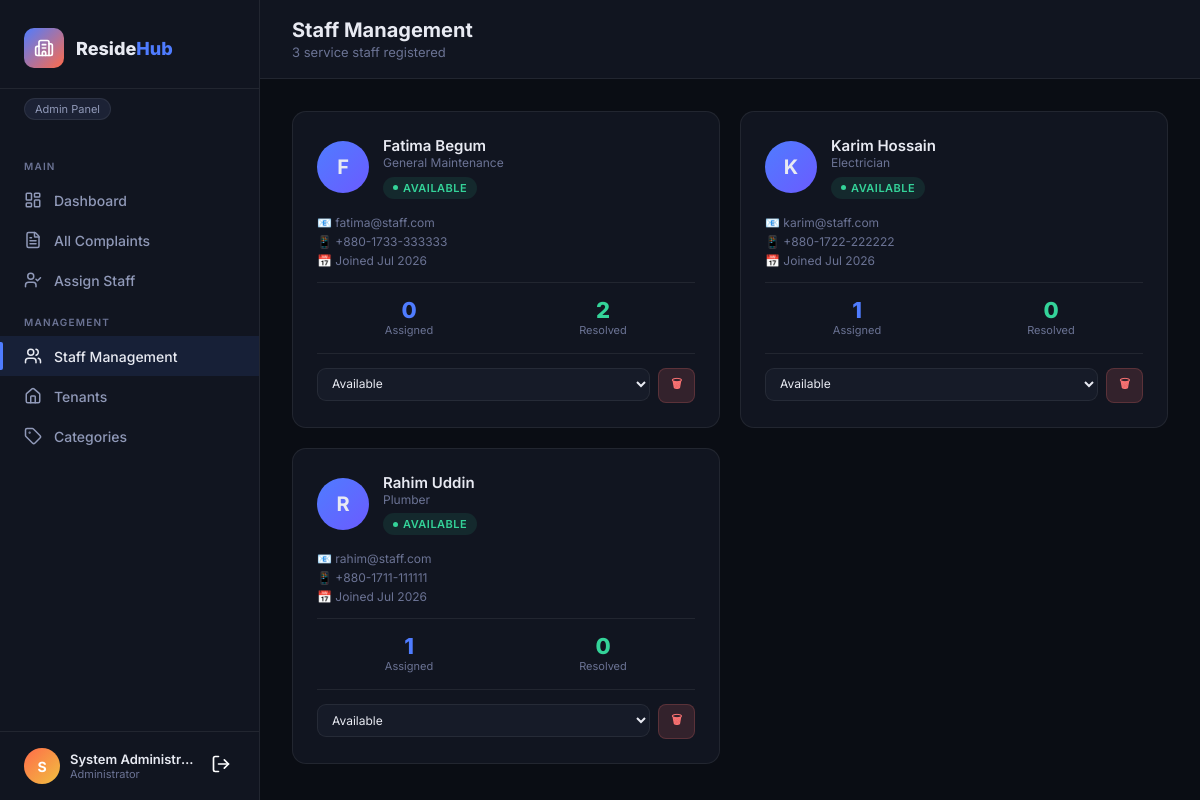
The page /admin/staff.php (signed in) on the database its author committed.
### tables this page shows
CREATE TABLE service_staff_profiles (
    staff_id INT AUTO_INCREMENT PRIMARY KEY,
    user_id INT NOT NULL UNIQUE,
    available_status ENUM('available','busy','off_duty') DEFAULT 'available',
    staff_type VARCHAR(50),
    FOREIGN KEY (user_id) REFERENCES users(user_id) ON DELETE CASCADE
);

CREATE TABLE users (
    user_id INT AUTO_INCREMENT PRIMARY KEY,
    full_name VARCHAR(100) NOT NULL,
    email VARCHAR(100) NOT NULL UNIQUE,
    password VARCHAR(255) NOT NULL,
    phone VARCHAR(20),
    role ENUM('admin','staff','resident') NOT NULL DEFAULT 'resident',
    created_at TIMESTAMP DEFAULT CURRENT_TIMESTAMP
);

### includes/config.php (called while the page is built, shortened)
<?php
function currentUser(): ?array
{
    return [
        'id' => $_SESSION['user_id'],
        'user_id' => $_SESSION['user_id'],
        'full_name' => $_SESSION['full_name'] ?? '',
        'name' => $_SESSION['full_name'] ?? '',
        'email' => $_SESSION['email'] ?? '',
        'role' => $_SESSION['role'] ?? '',
        'profile_id' => $_SESSION['profile_id'] ?? null,
    ];
}

### admin/staff.php (the view, shortened to what this page needs)
<?php
require_once '../includes/config.php';
$user = currentUser();
$db = getDB();
$staff = $db->query("
  SELECT ssp.*, u.full_name, u.email, u.phone, u.created_at AS joined_at,
    (SELECT COUNT(*) FROM complaints c WHERE c.assigned_staff_id=ssp.staff_id) AS total_assigned,
    (SELECT COUNT(*) FROM resolution_details rd WHERE rd.staff_id=ssp.staff_id) AS total_resolved
  FROM service_staff_profiles ssp
  JOIN users u ON ssp.user_id=u.user_id
  ORDER BY u.full_name
")->fetchAll();
?>
<!DOCTYPE html>
<html lang="en">
<head>
<link rel="stylesheet" href="../assets/css/dashboard.css?v=<?= time() ?>">
</head>
<body>
<aside class="sidebar">
  <div class="sidebar-brand">
    <div class="sidebar-icon">
      <i data-lucide="building-2" width="20" height="20" style="color:#fff;"></i>
    </div>
    <div class="sidebar-name">Reside<span>Hub</span></div>
  </div>
  <div style="padding:0 24px 12px;margin-top:8px;"><span class="tag">Admin Panel</span></div>
  <nav class="sidebar-nav">
    <div class="nav-section">Main</div>
    <a class="nav-item" href="dashboard.php"><i data-lucide="layout-dashboard" width="18" height="18"></i> Dashboard</a>
    <a class="nav-item" href="complaints.php"><i data-lucide="file-text" width="18" height="18"></i> All Complaints</a>
    <a class="nav-item" href="assign.php"><i data-lucide="user-check" width="18" height="18"></i> Assign Staff</a>
    <div class="nav-section">Management</div>
    <a class="nav-item active" href="staff.php"><i data-lucide="users" width="18" height="18"></i> Staff Management</a>
    <a class="nav-item" href="tenants.php"><i data-lucide="home" width="18" height="18"></i> Tenants</a>
    <a class="nav-item" href="categories.php"><i data-lucide="tag" width="18" height="18"></i> Categories</a>
  </nav>
  <div class="sidebar-footer">
    <div class="user-card">
      <div class="user-avatar"><?= strtoupper(substr($user['full_name'],0,1)) ?></div>
      <div class="user-info"><div class="user-name"><?= htmlspecialchars($user['full_name']) ?></div><div class="user-email">Administrator</div></div>
      <button class="logout-btn" onclick="logout()" title="Log out"><i data-lucide="log-out" width="20" height="20"></i></button>
    </div>
  </div>
</aside>
<div class="main-content">
  <div class="topbar">
    <div><div class="page-title">Staff Management</div><div class="page-sub"><?= count($staff) ?> service staff registered</div></div>
  </div>
  <div class="content-area">
    <?php if (empty($staff)): ?>
    <div class="empty-state"><div class="empty-icon">👷</div><div class="empty-title">No staff registered</div><div class="empty-sub">Staff can register via the main login page.</div></div>
    <?php else: ?>
    <div class="staff-grid">
      <?php foreach ($staff as $s): ?>
      <div class="staff-card-big">
        <div class="scard-top">
          <div class="scard-avatar"><?= strtoupper(substr($s['full_name'],0,1)) ?></div>
          <div>
            <div class="fw-600" style="font-size:15px;"><?= htmlspecialchars($s['full_name']) ?></div>
            <div class="text-muted text-sm"><?= htmlspecialchars($s['staff_type']) ?></div>
            <div style="margin-top:4px;"><span class="badge badge-<?= $s['available_status'] ?>"><?= str_replace('_',' ',$s['available_status']) ?></span></div>
          </div>
        </div>
        <div class="text-sm text-muted" style="margin-bottom:4px;">📧 <?= htmlspecialchars($s['email']) ?></div>
        <?php if($s['phone']): ?>
        <div class="text-sm text-muted" style="margin-bottom:4px;">📱 <?= htmlspecialchars($s['phone']) ?></div>
        <?php endif; ?>
        <div class="text-sm text-muted">📅 Joined <?= date('M Y', strtotime($s['joined_at'])) ?></div>
        <div class="scard-nums">
          <div class="scard-num"><div class="scard-num-val"><?= $s['total_assigned'] ?></div><div class="scard-num-label">Assigned</div></div>
          <div class="scard-num"><div class="scard-num-val" style="color:var(--success)"><?= $s['total_resolved'] ?></div><div class="scard-num-label">Resolved</div></div>
        </div>
        <div style="display:flex;gap:8px;margin-top:16px;border-top:1px solid var(--border);padding-top:14px;">
          <form method="POST" style="flex:1;">
            <select name="status" class="form-control" style="font-size:12px;padding:7px 10px;" onchange="this.form.submit()">
              <option value="available" <?= $s['available_status']==='available'?'selected':'' ?>>Available</option>
            </select>
          </form>
          <form method="POST" onsubmit="return confirm('Remove this staff member?')">
            <button type="submit" class="btn btn-danger btn-sm">🗑</button>
          </form>
        </div>
      </div>
      <?php endforeach; ?>
    </div>
    <?php endif; ?>
  </div>
</div>
</body>
</html>

### admin/staff.php (style rules this page uses)
.staff-grid { display:grid;grid-template-columns:repeat(auto-fill,minmax(300px,1fr));gap:20px; }
.staff-card-big { background:var(--surface);border:1px solid var(--border);border-radius:var(--radius); padding:24px;transition:border-color .2s; }
.scard-top { display:flex;align-items:center;gap:14px;margin-bottom:16px; }
.scard-avatar { width:52px;height:52px;border-radius:50%; background:linear-gradient(135deg,var(--accent),#6b5bff); display:flex;align-items:center;justify-content:center; font-weight:700;font-size:20px;flex-shrink:0; }
.scard-nums { display:grid;grid-template-columns:1fr 1fr;gap:10px;border-top:1px solid var(--border);padding-top:14px;margin-top:14px; }
.scard-num { text-align:center; }
.scard-num-val { font-family:var(--font-display);font-size:22px;font-weight:800;color:var(--accent); }
.scard-num-label { font-size:11px;color:var(--muted); }

### rows shown on the page
service_staff_profiles: user.full_name "F", user.full_name "Fatima Begum", staff_type "General Maintenance", available_status "AVAILABLE", user.email "fatima@staff.com", user.phone "+880-1733-333333", user.created_at "Jul 2026", total_assigned "0", total_resolved "2", status "Available"
service_staff_profiles: user.full_name "K", user.full_name "Karim Hossain", staff_type "Electrician", available_status "AVAILABLE", user.email "karim@staff.com", user.phone "+880-1722-222222", user.created_at "Jul 2026", total_assigned "1", total_resolved "0", status "Available"
service_staff_profiles: user.full_name "R", user.full_name "Rahim Uddin", staff_type "Plumber", available_status "AVAILABLE", user.email "rahim@staff.com", user.phone "+880-1711-111111", user.created_at "Jul 2026", total_assigned "1", total_resolved "0", status "Available"

### other values the page prints
substr($user['full_name'],0,1) "S"
$user['full_name'] "System Administr…"
count($staff) "3"
